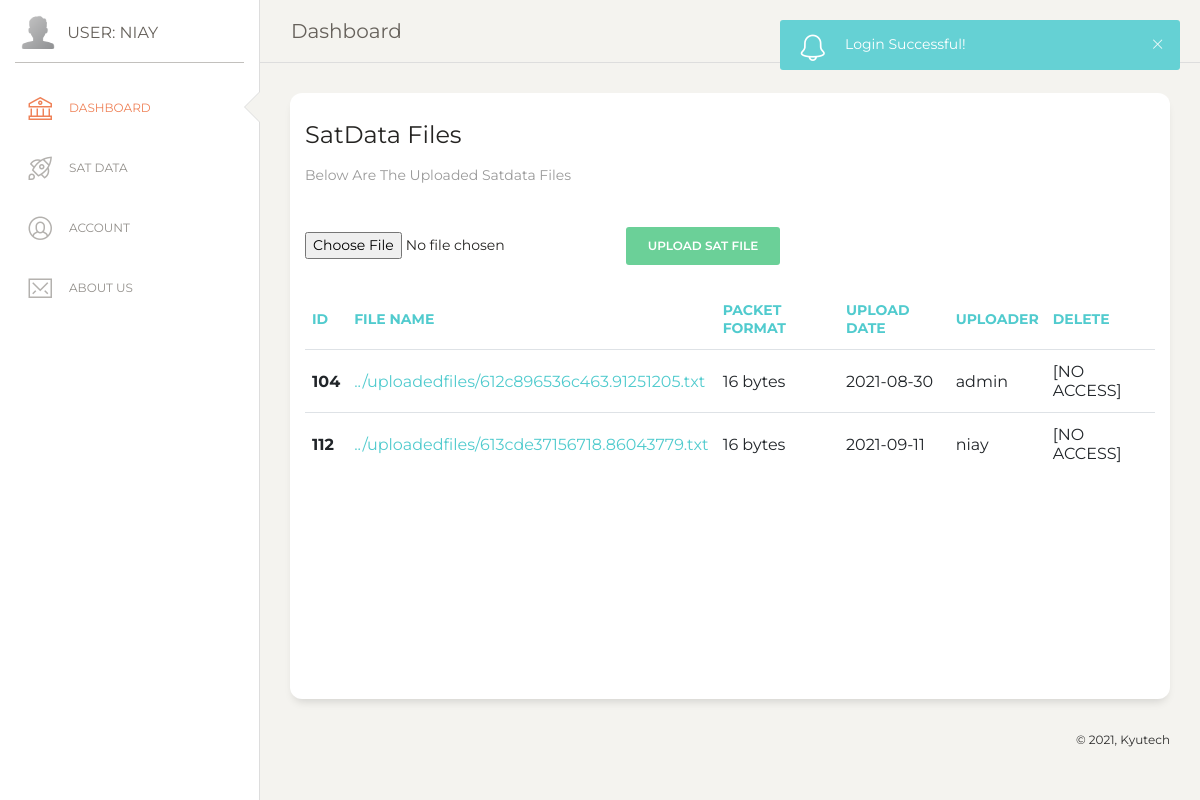
/pages/dashboard.php?status=loginsuccess (signed in), run on an earlier commit of the app's database.
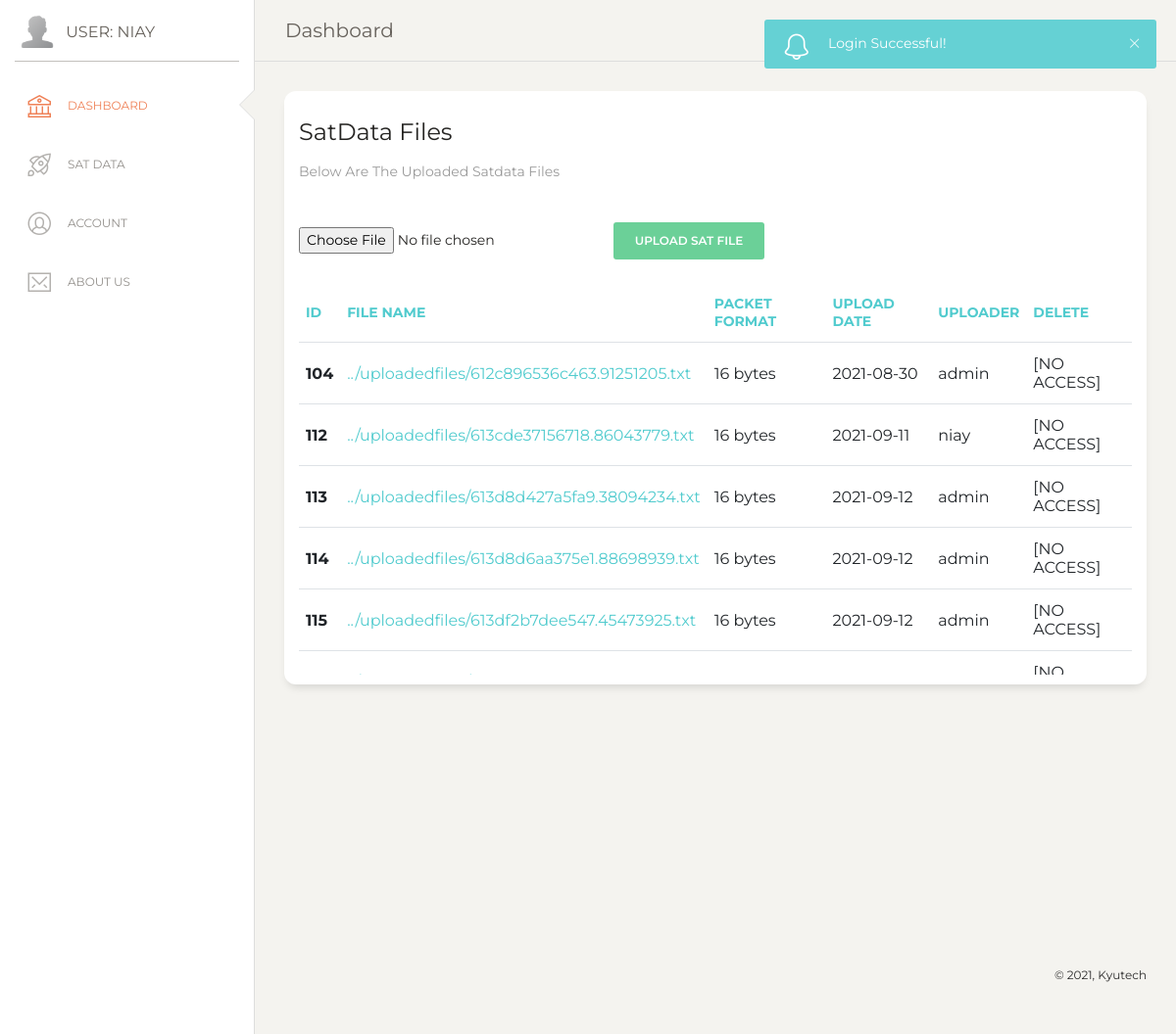
And on a later commit of the database.
### tables this page shows
CREATE TABLE `satdatameta` (
  `idSatDataMeta` int(11) NOT NULL,
  `fileNameSatDataMeta` varchar(255) NOT NULL,
  `fileSatDataMeta` longblob NOT NULL,
  `formatSatDataMeta` tinytext NOT NULL,
  `dateUploadedSatDataMeta` date NOT NULL,
  `uploaderSatDataMeta` int(11) NOT NULL
);

CREATE TABLE `users` (
  `idUsers` int(11) NOT NULL,
  `usernameUsers` tinytext NOT NULL,
  `emailUsers` tinytext NOT NULL,
  `passwordUsers` varchar(255) NOT NULL,
  `countryUsers` tinytext NOT NULL,
  `contactUsers` tinytext NOT NULL,
  `permissionsUsers` int(11) NOT NULL DEFAULT 2
);

### includes/classautoloader.inc.php (called while the page is built, shortened)
<?php
function myAutoLoader($className) {
    $url = $_SERVER['HTTP_HOST'].$_SERVER['REQUEST_URI'];
    if (strpos($url,'../includes') !== false) {
        $path = '.../classes/';
    } else {
        $path = '../classes/';
    }
    $extension = '.class.php';
}

### classes/dbh.class.php (called while the page is built, shortened)
<?php
 class Dbh {
     private $host = 'localhost';
     private $user = 'root';
     private $pwd = '';
     private $dbName = 'satdata';
     protected function connect() {
         $dsn = 'mysql:host='. $this->host .';dbname=' . $this->dbName;
         $pdo = new PDO($dsn,$this->user,$this->pwd);
         $pdo->setAttribute(PDO::ATTR_DEFAULT_FETCH_MODE,PDO::FETCH_ASSOC);
         return $pdo;
     }
 }

### classes/satdata.class.php (called while the page is built, shortened)
<?php
class SatData extends Dbh {
    protected function getAllFiles() {
        $sql = "SELECT * FROM satdatameta";
        $stmt = $this->connect()->prepare($sql);
        $stmt->execute();
        $results = $stmt->fetchAll();
        return $results;
    }
}

### classes/satdataview.class.php (called while the page is built, shortened)
<?php
class SatDataView extends SatData {
    public function showAllFiles() {
        $results = $this->getAllFiles();
        return $results;
    }
}

### classes/users.class.php (called while the page is built, shortened)
<?php
class Users extends Dbh {
    protected function getOneUser($id) {
        $sql = "SELECT * FROM users WHERE idUsers = ?";
        $stmt = $this->connect()->prepare($sql);
        $stmt->execute([$id]);
        $results = $stmt->fetchAll();
        return $results;
    }
}

### classes/usersview.class.php (called while the page is built, shortened)
<?php
class UsersView extends Users {
    public function showOneUser($fileId) {
        $results = $this->getOneUser($fileId);
        return $results;
    }
}

### pages/dashboard.php (the view, shortened to what this page needs)
<?php
  include "header.php";
?>
<div class="sidebar-wrapper">
  <ul class="nav">
          <?php
            if (isset($_SESSION['userId']) && $_SESSION['userPermission'] != '2') {
              echo '<li class="active">';
            } else {
              echo '<li class="hide">';
            }
          ?>
      <a href="dashboard.php">
        <i class="nc-icon nc-bank"></i>
        <p>Dashboard</p>
      </a>
    </li>
    <li>
      <a href="satdata.php?query=default">
        <i class="nc-icon nc-spaceship"></i>
        <p>Sat Data</p>
      </a>
    </li>
    <li>
      <a href="./account.php">
        <i class="nc-icon nc-circle-10"></i>
        <p>Account</p>
      </a>
    </li>
    <li>
      <a href="./about.php">
        <i class="nc-icon nc-email-85"></i>
        <p>About Us</p>
      </a>
    </li>
</div>
</div>
<div class="main-panel" style="height: 100vh;">
  <nav class="navbar navbar-expand-lg navbar-absolute fixed-top navbar-transparent">
    <div class="container-fluid">
      <div class="navbar-wrapper">
        <a class="navbar-brand" href="javascript:;">Dashboard</a>
      </div>
      <div class="collapse navbar-collapse justify-content-end" id="navigation">
        <ul class="navbar-nav">
          <li class="nav-item btn-rotate dropdown">
            <a class="nav-link dropdown-toggle" id="navbarDropdownMenuLink" data-toggle="dropdown" aria-haspopup="true"
              aria-expanded="false">
            </a>
          </li>
          <li class="nav-item">
            <a href="../includes/logout.inc.php" class="nav-link btn-rotate">
            </a>
          </li>
        </ul>
      </div>
    </div>
  </nav>
  <div class="content">
    <div class="row">
      <div class="col-md-12">
        <div class="card">
          <div class="card-header">
            <h4 class="card-title"> SatData Files </h4>
            <p class="card-category"> Below are the uploaded satdata files</p>
          </div>
          <div class="card-body">
            <form class="form-horizontal" action="../includes/uploadfile.inc.php" method="POST"
              enctype="multipart/form-data">
              <input type="file" name="satfile">
              <button type="submit" class="btn btn-success" name="upload-button">Upload Sat File</button>
            </form>
            <div class="table-responsive scrollable">
              <table class="table">
                <thead class=" text-primary">
                  <tr>
                    <th scope="col">ID</th>
                    <th scope="col">File Name</th>
                    <th scope="col">Packet Format</th>
                    <th scope="col">Upload Date</th>
                    <th scope="col">Uploader</th>
                    <th scope="col">Delete</th>
                  </tr>
                </thead>
                <tbody>
                  <?php
                    $showAllFilesObj = new SatDataView();
                    $resultFile = $showAllFilesObj -> showAllFiles();
                    foreach ($resultFile as $rowFile){
                        $idFile = $rowFile['idSatDataMeta'];
                        $nameFile = $rowFile['fileNameSatDataMeta'];
                        $dateFile = $rowFile['dateUploadedSatDataMeta'];
                        $uploaderFile = $rowFile['uploaderSatDataMeta'];
                        $formatFile = $rowFile ['formatSatDataMeta'];
                        $showUploaderObj = new UsersView();
                        $resultUploader = $showUploaderObj -> showOneUser($uploaderFile);
                        $uploader = $resultUploader[0]['usernameUsers'];
                        echo '
                        <tr>
                          <th scope="row">'.$idFile.'</th>
                          <td><a target="_blank" href=../includes/viewfile.inc.php?fileid='.$idFile.'>'.$nameFile.'</a></td>
                          <td>'.$formatFile .' bytes</td>
                          <td>'.$dateFile.'</td>
                          <td>'.$uploader.'</td>
                          <td>';
                        if ($_SESSION['userPermission'] != 'Admin') {
                          echo '
                            [NO ACCESS]
                          </td>
                          </tr>
                          ';
                        }
                    }
                  ?>
                </tbody>
              </table>
            </div>
          </div>
        </div>
      </div>
      <?php
  include "footer.php";

### pages/header.php (shortened to what this page needs)
<?php
    include_once '../includes/classautoloader.inc.php';
    include '../includes/functions.inc.php';
    if (isset($_GET['status'])){
      $status = $_GET['status'];
    } else {
      $status = "";
    }
?>
<!DOCTYPE html>
<html lang="en">
<head>
  <link rel="stylesheet" href="../assets/css/stylesheet.css">
  <link href="https://maxcdn.bootstrapcdn.com/font-awesome/latest/css/font-awesome.min.css" rel="stylesheet">
  <link href="../assets/css/bootstrap.min.css" rel="stylesheet" />
  <link href="../assets/css/paper-dashboard.css?v=2.0.1" rel="stylesheet" />
  <link href="../assets/demo/demo.css" rel="stylesheet" />
  <link rel="stylesheet" href="https://formden.com/static/cdn/bootstrap-iso12.css" />
                <link rel="stylesheet" href="https://cdnjs.cloudflare.com/ajax/libs/bootstrap-datepicker/1.4.1/css/bootstrap-datepicker3.css"/>
</head>
<?php
  identifyToastStatus ($status);
?>
  <div class="wrapper">
    <div class="sidebar" data-color="white" data-active-color="danger">
      <div class="logo">
        <a class="simple-text logo-mini">
          <div class="logo-image-small">
            <img src="../assets/img/default-avatar.png">
          </div>
        </a>
        <a class="simple-text logo-normal"> User:
            <?php
                if (isset($_SESSION['userUsername'])) {
                  echo $_SESSION['userUsername'];
                }
            ?>
          </a>
        </div>

### includes/functions.inc.php (shortened to what this page needs)
<?php
include_once 'classautoloader.inc.php';
function identifyToastStatus ($status) {
  switch ($status) {
    case "loginsuccess":
      echo '<body onload = "showToast(\'top\',\'right\',\'primary\',\'Login Successful!\');">';
      break;
    }
}
?>

### pages/footer.php (shortened to what this page needs)
<footer class="footer footer-black  footer-white ">
        <div class="container-fluid">
          <div class="row">
            <nav class="footer-nav">
              <ul>
                  <li><a href="#" target="_blank">Licenses</a></li>
                </ul>
              </nav>
              <div class="credits ml-auto">
                <span class="copyright">
                  © 2021, Kyutech
                </span>
              </div>
            </div>
          </div>
      </footer>
    </div>
  </div>
<link rel="stylesheet" href="https://cdnjs.cloudflare.com/ajax/libs/bootstrap-datepicker/1.4.1/css/bootstrap-datepicker3.css"/>
</body>
</html>

### assets/css/stylesheet.css (style rules this page uses)
html { background-color: #f1f1f1; font-family: "Montserrat"; }
body { margin: 0; padding: 0; }
.footer { position: fixed; left: 0; bottom: 25; width: 100%; text-align: center; }
.scrollable { height: 400px; overflow: scroll; }

What changed in the data, as far as the page shows it:
added satdatameta: idSatDataMeta "113", fileNameSatDataMeta "../uploadedfiles/613d8d427a5fa9.38094234.txt", formatSatDataMeta "16", dateUploadedSatDataMeta "2021-09-12", users.usernameUsers "admin"
added satdatameta: idSatDataMeta "114", fileNameSatDataMeta "../uploadedfiles/613d8d6aa375e1.88698939.txt", formatSatDataMeta "16", dateUploadedSatDataMeta "2021-09-12", users.usernameUsers "admin"
added satdatameta: idSatDataMeta "115", fileNameSatDataMeta "../uploadedfiles/613df2b7dee547.45473925.txt", formatSatDataMeta "16", dateUploadedSatDataMeta "2021-09-12", users.usernameUsers "admin"
